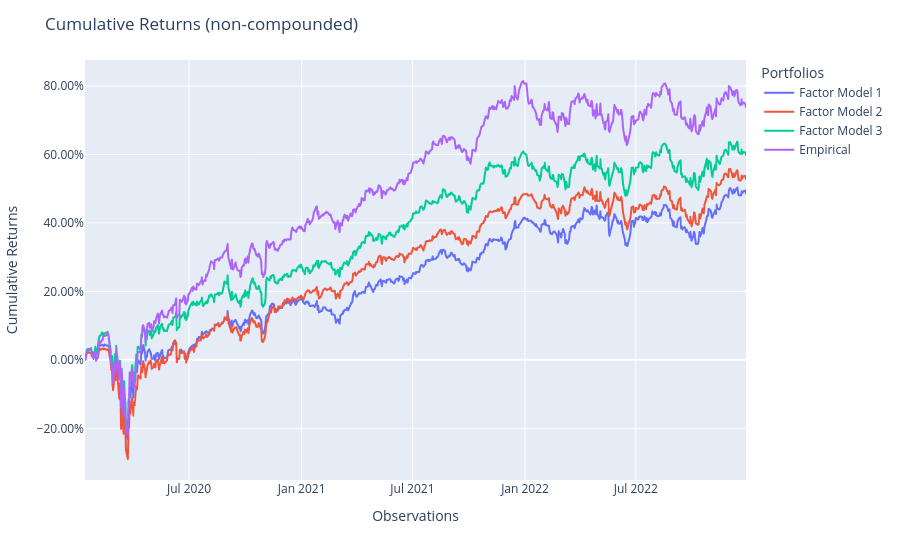

The code cell stored with this chart in its notebook:
### Code cell
ptf_factor_1_test = model_factor_1.predict(X_test)
ptf_factor_2_test = model_factor_2.predict(X_test)
ptf_factor_3_test = model_factor_3.predict(X_test)
ptf_empirical_test = model_empirical.predict(X_test)

population = Population(
    [ptf_factor_1_test, ptf_factor_2_test, ptf_factor_3_test, ptf_empirical_test]
)

fig = population.plot_cumulative_returns()
show(fig)

### Figure 1 — Plotly figure (JSON) as saved in the notebook; plotly's stock layout.template omitted (floating-point values rounded to 4 significant figures; data arrays with more than 128 entries replaced by an {"elided": "..."} marker saying what was removed)
{"data": [{"hovertemplate": "variable=Factor Model 1<br>index=%{x}<br>value=%{y}<extra></extra>", "legendgroup": "Factor Model 1", "line": {"color": "#636efa", "dash": "solid"}, "marker": {"symbol": "circle"}, "mode": "lines", "name": "Factor Model 1", "showlegend": true, "type": "scattergl", "x": {"elided": "747 str values"}, "xaxis": "x", "y": {"elided": "747 float values"}, "yaxis": "y"}, {"hovertemplate": "variable=Factor Model 2<br>index=%{x}<br>value=%{y}<extra></extra>", "legendgroup": "Factor Model 2", "line": {"color": "#EF553B", "dash": "solid"}, "marker": {"symbol": "circle"}, "mode": "lines", "name": "Factor Model 2", "showlegend": true, "type": "scattergl", "x": {"elided": "747 str values"}, "xaxis": "x", "y": {"elided": "747 float values"}, "yaxis": "y"}, {"hovertemplate": "variable=Factor Model 3<br>index=%{x}<br>value=%{y}<extra></extra>", "legendgroup": "Factor Model 3", "line": {"color": "#00cc96", "dash": "solid"}, "marker": {"symbol": "circle"}, "mode": "lines", "name": "Factor Model 3", "showlegend": true, "type": "scattergl", "x": {"elided": "747 str values"}, "xaxis": "x", "y": {"elided": "747 float values"}, "yaxis": "y"}, {"hovertemplate": "variable=Empirical<br>index=%{x}<br>value=%{y}<extra></extra>", "legendgroup": "Empirical", "line": {"color": "#ab63fa", "dash": "solid"}, "marker": {"symbol": "circle"}, "mode": "lines", "name": "Empirical", "showlegend": true, "type": "scattergl", "x": {"elided": "747 str values"}, "xaxis": "x", "y": {"elided": "747 float values"}, "yaxis": "y"}], "layout": {"legend": {"title": {"text": "Portfolios"}, "tracegroupgap": 0}, "margin": {"t": 60}, "title": {"text": "Cumulative Returns (non-compounded)"}, "xaxis": {"anchor": "y", "domain": [0, 1], "title": {"text": "Observations"}}, "yaxis": {"anchor": "x", "domain": [0, 1], "tickformat": ".2%", "title": {"text": "Cumulative Returns"}}}}
